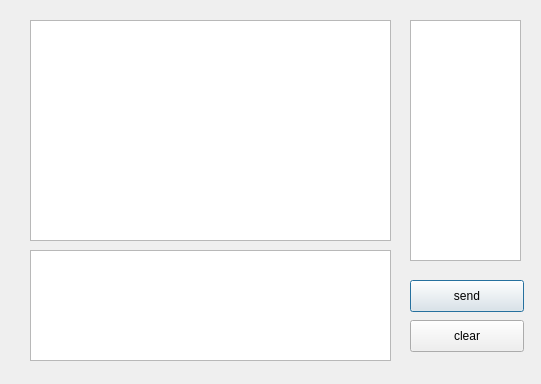
<?xml version="1.0" encoding="UTF-8"?>
<ui version="4.0">
 <class>chat</class>
 <widget class="QDialog" name="chat">
  <property name="geometry">
   <rect>
    <x>0</x>
    <y>0</y>
    <width>541</width>
    <height>384</height>
   </rect>
  </property>
  <property name="windowTitle">
   <string>Dialog</string>
  </property>
  <widget class="QTextEdit" name="textEdit">
   <property name="geometry">
    <rect>
     <x>30</x>
     <y>250</y>
     <width>361</width>
     <height>111</height>
    </rect>
   </property>
  </widget>
  <widget class="QPushButton" name="pushButton">
   <property name="geometry">
    <rect>
     <x>410</x>
     <y>280</y>
     <width>114</width>
     <height>32</height>
    </rect>
   </property>
   <property name="text">
    <string>send</string>
   </property>
   <property name="checkable">
    <bool>false</bool>
   </property>
  </widget>
  <widget class="QPushButton" name="pushButton_2">
   <property name="geometry">
    <rect>
     <x>410</x>
     <y>320</y>
     <width>114</width>
     <height>32</height>
    </rect>
   </property>
   <property name="text">
    <string>clear</string>
   </property>
  </widget>
  <widget class="QTextBrowser" name="textBrowser">
   <property name="geometry">
    <rect>
     <x>30</x>
     <y>20</y>
     <width>361</width>
     <height>221</height>
    </rect>
   </property>
   <property name="html">
    <string>&lt;!DOCTYPE HTML PUBLIC &quot;-//W3C//DTD HTML 4.0//EN&quot; &quot;http://www.w3.org/TR/REC-html40/strict.dtd&quot;&gt;
&lt;html&gt;&lt;head&gt;&lt;meta name=&quot;qrichtext&quot; content=&quot;1&quot; /&gt;&lt;style type=&quot;text/css&quot;&gt;
p, li { white-space: pre-wrap; }
&lt;/style&gt;&lt;/head&gt;&lt;body style=&quot; font-family:'.SF NS Text'; font-size:13pt; font-weight:400; font-style:normal;&quot;&gt;
&lt;p style=&quot; margin-top:0px; margin-bottom:0px; margin-left:0px; margin-right:0px; -qt-block-indent:0; text-indent:0px;&quot;&gt;&lt;/p&gt;&lt;/body&gt;&lt;/html&gt;</string>
   </property>
  </widget>
  <widget class="QTextBrowser" name="textBrowser_2">
   <property name="geometry">
    <rect>
     <x>410</x>
     <y>20</y>
     <width>111</width>
     <height>241</height>
    </rect>
   </property>
  </widget>
 </widget>
 <resources/>
 <connections/>
</ui>
